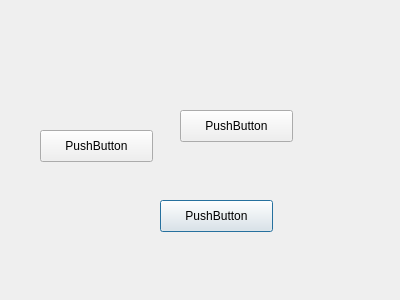
<?xml version="1.0" encoding="UTF-8"?>
<ui version="4.0">
 <class>Dialog_test</class>
 <widget class="QDialog" name="Dialog_test">
  <property name="geometry">
   <rect>
    <x>0</x>
    <y>0</y>
    <width>400</width>
    <height>300</height>
   </rect>
  </property>
  <property name="windowTitle">
   <string>Dialog</string>
  </property>
  <widget class="QPushButton" name="pushButton">
   <property name="geometry">
    <rect>
     <x>160</x>
     <y>200</y>
     <width>113</width>
     <height>32</height>
    </rect>
   </property>
   <property name="text">
    <string>PushButton</string>
   </property>
  </widget>
  <widget class="QPushButton" name="pushButton_2">
   <property name="geometry">
    <rect>
     <x>180</x>
     <y>110</y>
     <width>113</width>
     <height>32</height>
    </rect>
   </property>
   <property name="text">
    <string>PushButton</string>
   </property>
  </widget>
  <widget class="QPushButton" name="pushButton_3">
   <property name="geometry">
    <rect>
     <x>40</x>
     <y>130</y>
     <width>113</width>
     <height>32</height>
    </rect>
   </property>
   <property name="text">
    <string>PushButton</string>
   </property>
  </widget>
 </widget>
 <resources/>
 <connections/>
</ui>
